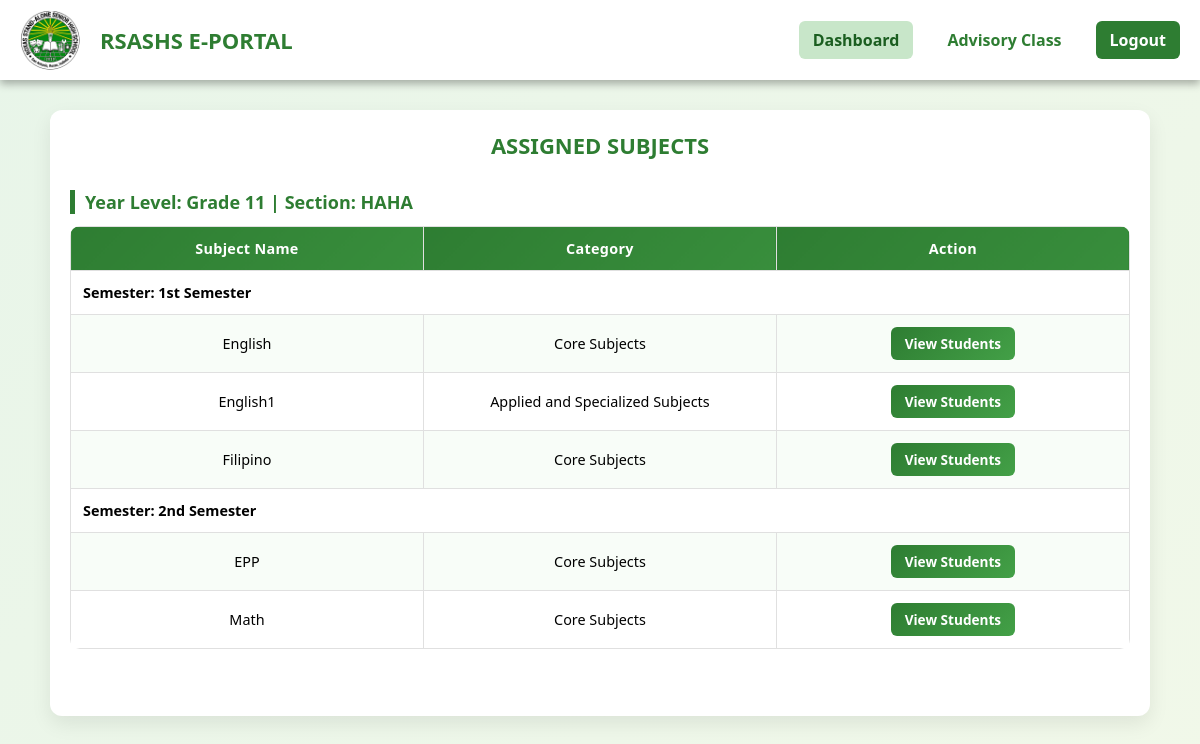
Page /teacher_dashboard.php (signed in) on the committed database.
### tables this page shows
CREATE TABLE `subjects` (
  `subject_id` int(10) UNSIGNED NOT NULL,
  `subject_code` varchar(50) NOT NULL,
  `subject_name` varchar(255) NOT NULL,
  `teacher_id` varchar(50) DEFAULT NULL,
  `year_level` varchar(20) DEFAULT NULL,
  `section_name` varchar(50) DEFAULT NULL,
  `category` enum('Core Subjects','Applied and Specialized Subjects') NOT NULL DEFAULT 'Core Subjects',
  `semester` enum('1st Semester','2nd Semester') NOT NULL DEFAULT '1st Semester'
);

### teacher_dashboard.php (the view, shortened to what this page needs)
<?php
include("connect.php");
$teacher_id = $_SESSION['teacher_id'];
$sub_stmt = $conn->prepare("
    SELECT
        s.subject_id,
        s.subject_name,
        s.category,
        s.semester,
        sec.section_name,
        sec.year_level
    FROM subjects s
    LEFT JOIN section_subjects ss ON s.subject_id = ss.subject_id
    LEFT JOIN sections sec ON ss.section_id = sec.section_id
    WHERE s.teacher_id = ?
    ORDER BY sec.year_level, sec.section_name, s.semester, s.subject_name
");
$sub_stmt->bind_param("s", $teacher_id);
$sub_stmt->execute();
$subjects_result = $sub_stmt->get_result();
$tables = [];
while ($row = $subjects_result->fetch_assoc()) {
    if (!$row['section_name'] || !$row['year_level']) continue;
    $key = $row['year_level'] . '_' . $row['section_name'];
    if (!isset($tables[$key])) {
        $tables[$key] = [
            'year_level' => $row['year_level'],
            'section_name' => $row['section_name'],
            'subjects' => []
        ];
    }
    $semester = $row['semester'];
    if (!isset($tables[$key]['subjects'][$semester])) {
        $tables[$key]['subjects'][$semester] = [];
    }
    $tables[$key]['subjects'][$semester][] = [
        'subject_id' => $row['subject_id'],
        'subject_name' => $row['subject_name'],
        'category' => $row['category']
    ];
}
$school_year = date('Y') . '-' . (date('Y') + 1);
?>
<!DOCTYPE html>
<html lang="en">
<head>
    <link rel="stylesheet" href="teacher.css">
</head>
<body>
    <header>
        <div class="header-left">
            <img src="./img/logo.jpg" alt="RSASHS Logo">
            <h2>RSASHS E-PORTAL</h2>
        </div>
        <nav class="navbar" id="navbarLinks">
            <ul>
                <li><a href="teacher_dashboard.php" class="active">Dashboard</a></li>
                <li><a href="teacher_advisory.php">Advisory Class</a></li>
                <li><a href="logout.php" class="logout">Logout</a></li>
            </ul>
        </nav>
    </header>
    <div class="subjects-container">
        <h3>ASSIGNED SUBJECTS</h3>
        <?php if (!empty($tables)): ?>
            <?php foreach ($tables as $group): ?>
                <h4>
                    Year Level: <?= htmlspecialchars($group['year_level']) ?> | Section: <?= htmlspecialchars($group['section_name']) ?>
                </h4>
                <table>
                    <thead>
                        <tr>
                            <th>Subject Name</th>
                            <th>Category</th>
                            <th>Action</th>
                        </tr>
                    </thead>
                    <tbody>
                        <?php foreach ($group['subjects'] as $semester => $subjects): ?>
                            <tr>
                                <td colspan="4" style="text-align:left; font-weight:bold;">
                                    Semester: <?= htmlspecialchars($semester) ?>
                                </td>
                            </tr>
                            <?php foreach ($subjects as $sub): ?>
                                <tr>
                                    <td><?= htmlspecialchars($sub['subject_name']) ?></td>
                                    <td><?= htmlspecialchars($sub['category']) ?></td>
                                    <td>
                                        <a href="input_grade.php?
                                    year_level=<?= urlencode($group['year_level']) ?>
                                    &section_name=<?= urlencode($group['section_name']) ?>
                                    &subject_id=<?= urlencode($sub['subject_id']) ?>
                                    &school_year=<?= urlencode($school_year) ?>"
                                            class="btn-view-students">
                                            View Students
                                        </a>
                                    </td>
                                </tr>
                            <?php endforeach; ?>
                        <?php endforeach; ?>
                    </tbody>
                </table>
                <br>
            <?php endforeach; ?>
        <?php else: ?>
            <p style="text-align:center;">No subjects assigned.</p>
        <?php endif; ?>
    </div>
</body>
</html>

### teacher.css (style rules this page uses)
* { margin: 0; padding: 0; box-sizing: border-box; font-family: "Segoe UI", Tahoma, Geneva, Verdana, sans-serif; }
body { background: linear-gradient(135deg, #e8f5e9 0%, #f1f8e9 100%); min-height: 100vh; }
html { overflow-x: hidden; }
header { display: flex; align-items: center; justify-content: space-between; padding: 10px 20px; background-color: white; box-shadow: 0 4px 8px rgba(0, 0, 0, 0.3); position: relative; z-index: 100; }
.header-left { display: flex; align-items: center; flex: 1; }
header img { height: 60px; width: 60px; border-radius: 50%; }
header h2 { margin-left: 20px; text-transform: uppercase; color: #2e7d32; font-size: 22px; }
.navbar { display: flex; align-items: center; }
.navbar ul { display: flex; list-style: none; margin: 0; padding: 0; gap: 20px; }
.navbar li a { text-decoration: none; color: #2e7d32; font-weight: bold; padding: 8px 14px; border-radius: 6px; transition: background-color 0.3s, color 0.3s; }
.navbar li a:hover, .navbar li a.active { background-color: #c8e6c9; color: #1b5e20; }
.navbar li a.logout { background-color: #2e7d32; color: white; }
.subjects-container { max-width: 1100px; margin: 30px auto; padding: 20px; background: #ffffff; border-radius: 12px; box-shadow: 0 8px 20px rgba(0, 0, 0, 0.08); }
.subjects-container h3 { text-align: center; font-size: 22px; margin-bottom: 20px; color: #2e7d32; }
.subjects-container h4 { margin-top: 30px; margin-bottom: 12px; padding-left: 10px; font-size: 18px; font-weight: 600; color: #2e7d32; border-left: 5px solid #2e7d32; }
table { width: 100%; border-collapse: collapse; border-radius: 10px; overflow: hidden; table-layout: fixed; margin-bottom: 25px; }
th, td { border: 1px solid #e0e0e0; padding: 12px; text-align: center; font-size: 0.9rem; width: 33.33%; word-wrap: break-word; }
th { background: linear-gradient(135deg, #2e7d32, #388e3c); color: #fff; letter-spacing: 0.3px; }
tbody tr:nth-child(even) { background-color: #f8fdf8; }
.btn-view-students { display: inline-block; background: linear-gradient(135deg, #2e7d32, #43a047); color: #fff; padding: 7px 14px; border-radius: 6px; text-decoration: none; font-size: 0.85rem; font-weight: 600; transition: transform 0.15s ease, box-shadow 0.15s ease; }

### rows in the picture
subjects: subject_name "English", category "Core Subjects"
subjects: subject_name "English1", category "Applied and Specialized Subjects"
subjects: subject_name "Filipino", category "Core Subjects"
subjects: semester "2nd Semester", subject_name "Math", category "Core Subjects"
subjects: subject_name "EPP", category "Core Subjects"

### other values in the picture
$group['year_level'] "Grade 11"
$group['section_name'] "HAHA"
$semester "1st Semester"
